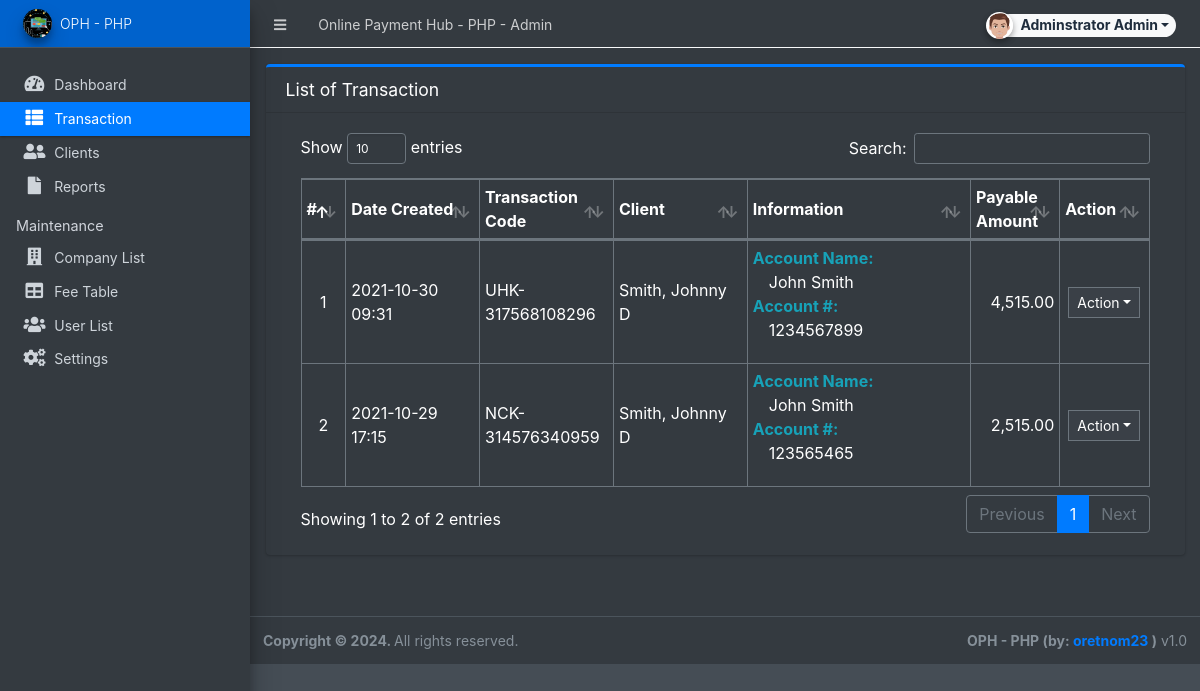
Screenshot of /admin/?page=transaction (signed in) with the database file from the repository.
### tables this page shows
CREATE TABLE `transaction_list` (
  `id` int(30) NOT NULL,
  `tracking_code` varchar(50) NOT NULL,
  `company_id` int(30) DEFAULT NULL,
  `account_name` text NOT NULL,
  `account_number` varchar(250) NOT NULL,
  `amount_to_pay` float NOT NULL,
  `payable_amount` float NOT NULL DEFAULT 0,
  `fee` float NOT NULL DEFAULT 0,
  `payment_code` varchar(250) NOT NULL,
  `user_id` int(30) DEFAULT NULL,
  `date_created` datetime NOT NULL DEFAULT current_timestamp(),
  `date_updated` datetime DEFAULT NULL ON UPDATE current_timestamp()
);

### admin/transaction/index.php (the view, shortened to what this page needs)
<div class="card card-outline card-primary">
	<div class="card-header">
		<h3 class="card-title">List of Transaction</h3>
	</div>
	<div class="card-body">
		<div class="container-fluid">
        <div class="container-fluid">
			<table class="table table-bordered table-stripped">
                    <colgroup>
                        <col width="5%">
                        <col width="15%">
                        <col width="15%">
                        <col width="15%">
                        <col width="25%">
                        <col width="10%">
                        <col width="10%">
                    </colgroup>
                    <thead>
                        <tr>
                            <th>#</th>
                            <th>Date Created</th>
                            <th>Transaction Code</th>
                            <th>Client</th>
                            <th>Information</th>
                            <th>Payable Amount</th>
                            <th>Action</th>
                        </tr>
                    </thead>
                    <tbody>
                        <?php
                        $i = 1;
                        $qry = $conn->query("SELECT t.*,c.name as company,concat(lastname,', ', firstname,' ',middlename) as user from `transaction_list` t inner join company_list c on t.company_id = c.id inner join users u on t.user_id = u.id order by unix_timestamp(t.`date_created`) desc ");
                        while($row = $qry->fetch_assoc()):
                        ?>
                            <tr>
                                <td class="text-center"><?php echo $i++; ?></td>
                                <td><?php echo date("Y-m-d H:i",strtotime($row['date_created'])) ?></td>
                                <td><?php echo $row['tracking_code'] ?></td>
                                <td><?php echo $row['user'] ?></td>
                                <td>
                                    <dl class="lh-1">
                                        <dt class="my-0 py-0 text-info">Account Name:</dt>
                                        <dd class="my-0 py-0 pl-3"><?php echo $row['account_name'] ?></dd>
                                        <dt class="my-0 py-0 text-info">Account #:</dt>
                                        <dd class="my-0 py-0 pl-3"><?php echo $row['account_number'] ?></dd>
                                    </dl>
                                </td>
                                <td class="text-right"><?php echo number_format($row['payable_amount'],2) ?></td>
                                <td align="center">
                                    <button type="button" class="btn btn-flat btn-default btn-sm dropdown-toggle dropdown-icon" data-toggle="dropdown">
                                            Action
                                    </button>
                                </td>
                            </tr>
                        <?php endwhile; ?>
                    </tbody>
                </table>
		</div>
		</div>
	</div>
</div>

### rows the page displays
transaction_list: date_created "2021-10-30 09:31", tracking_code "UHK-317568108296", user "Smith, Johnny D", account_name "John Smith", account_number "1234567899", payable_amount "4,515.00"
transaction_list: date_created "2021-10-29 17:15", tracking_code "NCK-314576340959", user "Smith, Johnny D", account_name "John Smith", account_number "123565465", payable_amount "2,515.00"

### other values shown
$_settings->info('name') "Online Payment Hub - PHP"
$_settings->userdata('firstname').' '.$_settings->userdata('lastname') "Adminstrator Admin"
$_settings->info('short_name') "OPH - PHP"
